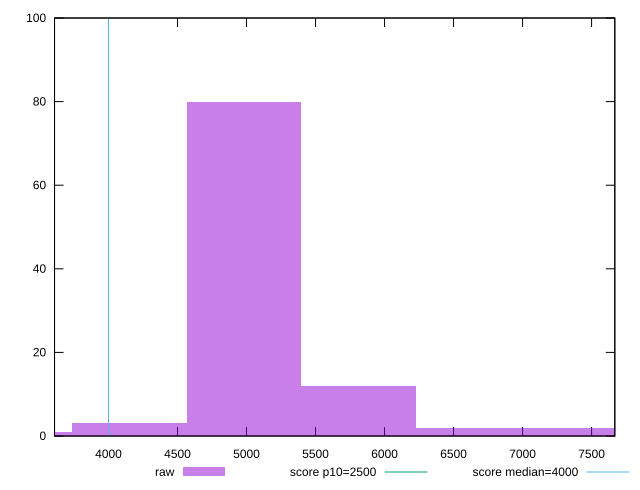

The gnuplot source for this figure:
reset

$raw <<EOF
5810.539847392527 12
4980.462726336452 80
7470.694089504677 2
6640.616968448602 2
4150.385605280377 3
3320.308484224301 1
EOF

set key outside below
set boxwidth 830.0771210560753
set xrange [3609.1769999999997:7668.369000000001]
set yrange [0:100]
set trange [0:100]
set style fill transparent solid 0.5 noborder

set parametric
set terminal svg size 640, 490 enhanced background rgb 'white'
set output "report_00013_2021-02-09T12-04-24.940Z/largest-contentful-paint/samples/pages+cached+noadtech+nomedia+nocss/raw/histogram.svg"

plot $raw title "raw" with boxes, \
     2500,t title "score p10=2500", \
     4000,t title "score median=4000"

reset
